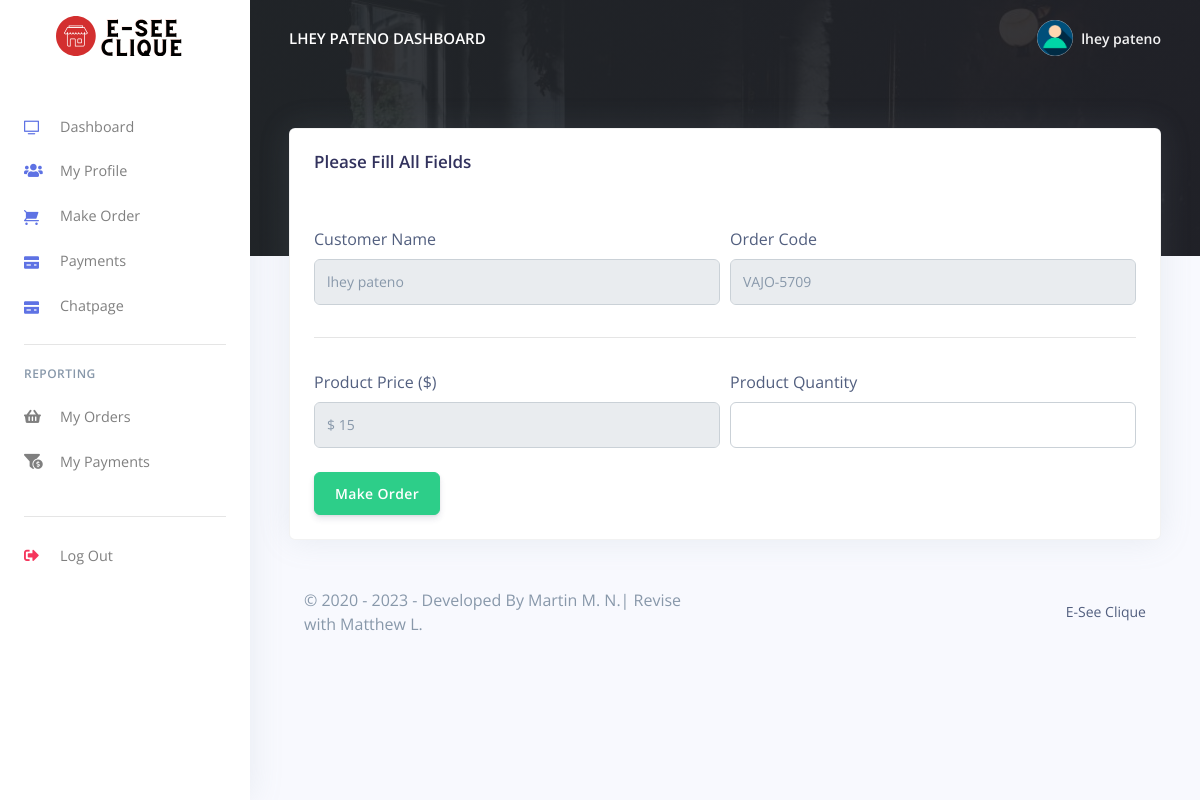
/Restro/customer/make_oder?prod_id=af454918af&prod_name=Black leather jacket &prod_price=15 (signed in), run on the app's committed database.
### tables this page shows
CREATE TABLE `fms_customers` (
  `customer_id` varchar(200) NOT NULL,
  `customer_name` varchar(200) NOT NULL,
  `customer_phoneno` varchar(200) NOT NULL,
  `customer_email` varchar(200) NOT NULL,
  `customer_password` varchar(200) NOT NULL,
  `created_at` timestamp(6) NOT NULL DEFAULT current_timestamp(6) ON UPDATE current_timestamp(6),
  `IP_Address` varchar(50) NOT NULL
);

CREATE TABLE `fms_products` (
  `prod_id` varchar(200) NOT NULL,
  `prod_code` varchar(200) NOT NULL,
  `prod_name` varchar(200) NOT NULL,
  `prod_img` varchar(200) NOT NULL,
  `prod_desc` longtext NOT NULL,
  `prod_price` varchar(200) NOT NULL,
  `quantity` int(50) NOT NULL,
  `created_at` timestamp(6) NOT NULL DEFAULT current_timestamp(6) ON UPDATE current_timestamp(6)
);

### Restro/customer/config/code-generator.php (called while the page is built, shortened)
<?php
$length = 4;
$alpha = substr(str_shuffle("QWERTYUIOPLKJHGFDSAZXCVBNM"), 1, $length);
$beta = substr(str_shuffle("1234567890"), 1, $length);

### Restro/customer/make_oder.php (the view, shortened to what this page needs)
<?php
include('config/config.php');
include('config/code-generator.php');
require_once('partials/_head.php');
?>
<body>
    <?php
    require_once('partials/_sidebar.php');
    ?>
    <div class="main-content">
        <?php
        require_once('partials/_topnav.php');
        ?>
        <div class="container-fluid mt--8">
            <div class="row">
                <div class="col">
                    <div class="card shadow">
                        <div class="card-header border-0">
                            <h3>Please Fill All Fields</h3>
                        </div>
                        <div class="card-body">
                            <form method="POST" enctype="multipart/form-data">
                                <div class="form-row">
                                    <div class="col-md-6">
                                        <label>Customer Name</label>
                                        <?php
                                        $customer_id = $_SESSION['customer_id'];
                                        $ret = "SELECT * FROM  fms_customers WHERE customer_id = '$customer_id' ";
                                        $stmt = $mysqli->prepare($ret);
                                        $stmt->execute();
                                        $res = $stmt->get_result();
                                        while ($cust = $res->fetch_object()) {
                                        ?>
                                            <input class="form-control" readonly name="customer_name" value="<?php echo $cust->customer_name; ?>">
                                        <?php } ?>
                                    </div>
                                    <div class="col-md-6">
                                        <label>Order Code</label>
                                        <input type="text" readonly name="order_code" value="<?php echo $alpha; ?>-<?php echo $beta; ?>" class="form-control" value="">
                                    </div>
                                </div>
                                <hr>
                                <?php
                                $prod_id = $_GET['prod_id'];
                                $ret = "SELECT * FROM  fms_products WHERE prod_id = '$prod_id'";
                                $stmt = $mysqli->prepare($ret);
                                $stmt->execute();
                                $res = $stmt->get_result();
                                while ($prod = $res->fetch_object()) {
                                ?>
                                    <div class="form-row">
                                        <div class="col-md-6">
                                            <label>Product Price ($)</label>
                                            <input type="text" readonly name="prod_price" value="$ <?php echo $prod->prod_price; ?>" class="form-control">
                                        </div>
                                        <div class="col-md-6">
                                            <label>Product Quantity</label>
                                            <input type="number" name="prod_qty" class="form-control" value="" min="1" max ="<?php echo $prod->quantity; ?>">
                                        </div>
                                    </div>
                                <?php } ?>
                                <br>
                                <div class="form-row">
                                    <div class="col-md-6">
                                        <input type="submit" name="make" value="Make Order" class="btn btn-success" value="">
                                    </div>
                                </div>
                            </form>
                        </div>
                    </div>
                </div>
            </div>
            <?php
            require_once('partials/_footer.php');
            ?>
        </div>
    </div>
</body>
</html>

### Restro/customer/partials/_sidebar.php (shortened to what this page needs)
<?php
$customer_id = $_SESSION['customer_id'];
$ret = "SELECT * FROM  fms_customers  WHERE customer_id = '$customer_id'";
$stmt = $mysqli->prepare($ret);
$stmt->execute();
$res = $stmt->get_result();
while ($customer = $res->fetch_object()) {
?>
  <nav class="navbar navbar-vertical fixed-left navbar-expand-md navbar-light bg-white" id="sidenav-main">
    <div class="container-fluid">
      <a class="navbar-brand pt-0" href="dashboard">
        <img src="../admin/assets/img/brand/test.svg" class="navbar-brand-img" alt="...">
      </a>
      <div class="collapse navbar-collapse" id="sidenav-collapse-main">
        <ul class="navbar-nav">
          <li class="nav-item">
            <a class="nav-link" href="dashboard">
              <i class="ni ni-tv-2 text-primary"></i> Dashboard
            </a>
          </li>
          <li class="nav-item">
            <a class="nav-link" href="change_profile">
              <i class="fas fa-users text-primary"></i> My Profile
            </a>
          </li>
          <li class="nav-item">
            <a class="nav-link" href="orders">
              <i class="ni ni-cart text-primary"></i>Make Order
            </a>
          </li>
          <li class="nav-item">
            <a class="nav-link" href="payments">
              <i class="ni ni-credit-card text-primary"></i> Payments
            </a>
          </li>
          <li class="nav-item">
            <a class="nav-link" href="chat/chatpage">
              <i class="ni ni-credit-card text-primary"></i> Chatpage
            </a>
          </li>
        </ul>
        <hr class="my-3">
        <h6 class="navbar-heading text-muted">Reporting</h6>
        <ul class="navbar-nav mb-md-3">
          <li class="nav-item">
            <a class="nav-link" href="orders_reports">
              <i class="fas fa-shopping-basket"></i> My Orders
            </a>
          </li>
          <li class="nav-item">
            <a class="nav-link" href="payments_reports">
              <i class="fas fa-funnel-dollar"></i> My Payments
            </a>
          </li>
        </ul>
        <hr class="my-3">
        <ul class="navbar-nav mb-md-3">
          <li class="nav-item">
            <a class="nav-link" href="logout">
              <i class="fas fa-sign-out-alt text-danger"></i> Log Out
            </a>
          </li>
        </ul>
      </div>
    </div>
  </nav>
<?php } ?>

### Restro/customer/partials/_topnav.php (shortened to what this page needs)
<?php
$customer_id = $_SESSION['customer_id'];
$ret = "SELECT * FROM  fms_customers  WHERE customer_id = '$customer_id'";
$stmt = $mysqli->prepare($ret);
$stmt->execute();
$res = $stmt->get_result();
while ($customer = $res->fetch_object()) {
?>
    <nav class="navbar navbar-top navbar-expand-md navbar-dark" id="navbar-main">
        <div class="container-fluid">
            <a class="h4 mb-0 text-white text-uppercase d-none d-lg-inline-block" href="dashboard"><?php echo $customer->customer_name; ?> Dashboard</a>
            <ul class="navbar-nav align-items-center d-none d-md-flex">
                <li class="nav-item dropdown">
                    <a class="nav-link pr-0" href="#" role="button" data-toggle="dropdown" aria-haspopup="true" aria-expanded="false">
                        <div class="media align-items-center">
                            <span class="avatar avatar-sm rounded-circle">
                                <img alt="Image placeholder" src="../admin/assets/img/theme/user-a-min.png">
                            </span>
                            <div class="media-body ml-2 d-none d-lg-block">
                                <span class="mb-0 text-sm  font-weight-bold"><?php echo $customer->customer_name; ?></span>
                            </div>
                        </div>
                    </a>
                </li>
            </ul>
        </div>
    </nav>
<?php } ?>

### data on the page
fms_customers: customer_name "LHEY PATENO", customer_name "lhey pateno"
fms_products: prod_price "$ 15"
